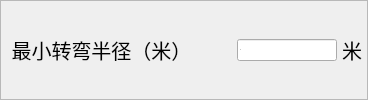
               <widget class="QFrame" name="VehicleFrame1_5">
                <property name="font">
                 <font>
                  <pointsize>10</pointsize>
                 </font>
                </property>
                <property name="styleSheet">
                 <string notr="true"/>
                </property>
                <property name="frameShape">
                 <enum>QFrame::StyledPanel</enum>
                </property>
                <property name="frameShadow">
                 <enum>QFrame::Raised</enum>
                </property>
                <layout class="QGridLayout" name="gridLayout_32">
                 <property name="leftMargin">
                  <number>5</number>
                 </property>
                 <property name="topMargin">
                  <number>5</number>
                 </property>
                 <property name="rightMargin">
                  <number>5</number>
                 </property>
                 <property name="bottomMargin">
                  <number>5</number>
                 </property>
                 <property name="spacing">
                  <number>5</number>
                 </property>
                 <item row="0" column="0">
                  <layout class="QHBoxLayout" name="horizontalLayout_57">
                   <item>
                    <widget class="QLabel" name="VehicleFrame1_label1_5">
                     <property name="font">
                      <font>
                       <pointsize>15</pointsize>
                      </font>
                     </property>
                     <property name="styleSheet">
                      <string notr="true"/>
                     </property>
                     <property name="text">
                      <string> 最小转弯半径（米）</string>
                     </property>
                    </widget>
                   </item>
                   <item>
                    <spacer name="horizontalSpacer_26">
                     <property name="orientation">
                      <enum>Qt::Horizontal</enum>
                     </property>
                     <property name="sizeHint" stdset="0">
                      <size>
                       <width>40</width>
                       <height>20</height>
                      </size>
                     </property>
                    </spacer>
                   </item>
                   <item>
                    <widget class="QLineEdit" name="lineEdit_tMinTurningRadius">
                     <property name="minimumSize">
                      <size>
                       <width>100</width>
                       <height>0</height>
                      </size>
                     </property>
                     <property name="maximumSize">
                      <size>
                       <width>100</width>
                       <height>16777215</height>
                      </size>
                     </property>
                     <property name="font">
                      <font>
                       <pointsize>-1</pointsize>
                      </font>
                     </property>
                     <property name="text">
                      <string>5</string>
                     </property>
                    </widget>
                   </item>
                   <item>
                    <widget class="QLabel" name="VehicleFrame1_label2_5">
                     <property name="font">
                      <font>
                       <pointsize>15</pointsize>
                      </font>
                     </property>
                     <property name="text">
                      <string>米</string>
                     </property>
                    </widget>
                   </item>
                  </layout>
                 </item>
                </layout>
               </widget>
